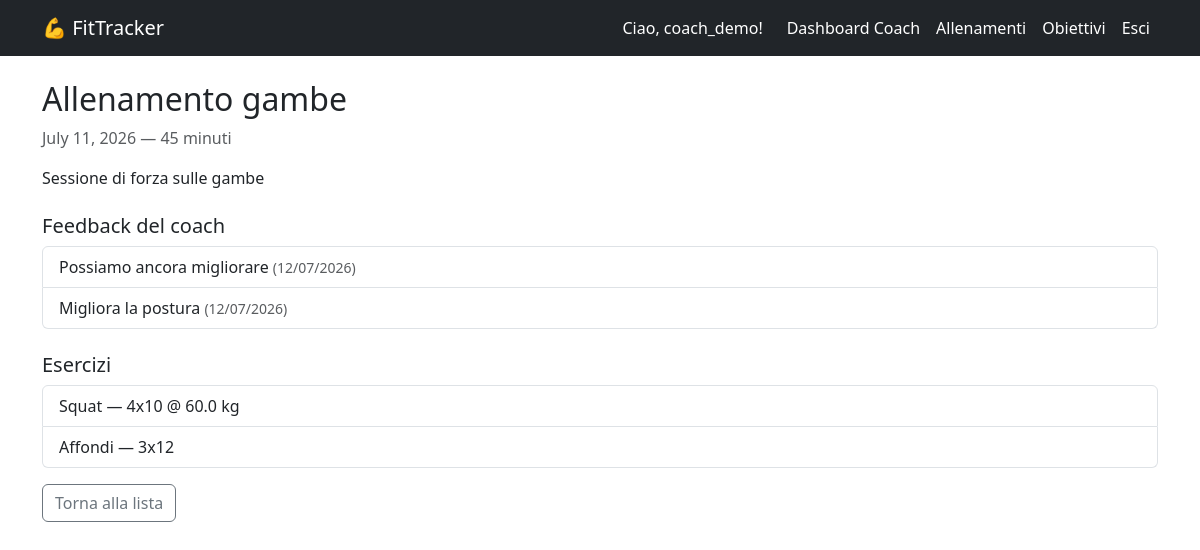
Page /workout/4/ (signed in) on the committed database.
### accounts/models.py (models this page shows, shortened)
class CustomUser(AbstractUser):
    ROLE_CHOICES = (
        ('user', 'Utente'),
        ('coach', 'Coach'),
    )
    role = models.CharField(max_length = 10, choices = ROLE_CHOICES, default = 'user')
    bio = models.TextField(blank = True)
    birth_date = models.DateField(null = True, blank = True)
    groups = models.ManyToManyField (
        'auth.Group',
        related_name = 'customuser_set',
        blank = True
    )
    user_permissions = models.ManyToManyField (
        'auth.Permission',
        related_name = 'customuser_set',
        blank = True
    )

### workout/models.py (models this page shows, shortened)
class Workout(models.Model):
    user = models.ForeignKey(settings.AUTH_USER_MODEL, on_delete=models.CASCADE, related_name='workouts')
    title = models.CharField(max_length = 200)
    date = models.DateField()
    duration_minutes = models.PositiveIntegerField()
    notes = models.TextField(blank = True)

class Feedback(models.Model):
    workout = models.ForeignKey(Workout, on_delete = models.CASCADE, related_name = 'feedbacks')
    coach = models.ForeignKey(settings.AUTH_USER_MODEL, on_delete = models.CASCADE, related_name = 'given_feedbacks')
    comment = models.TextField()
    created_at = models.DateTimeField(auto_now_add = True)

class Exercise(models.Model):
    workout = models.ForeignKey(Workout, on_delete = models.CASCADE, related_name = 'exercises')
    name = models.CharField(max_length = 200)
    sets = models.PositiveIntegerField(default = 1)
    reps = models.PositiveIntegerField(default = 1)
    weight_kg = models.FloatField(null = True, blank = True)

### workout/views.py (the view)
# urls.py: path('workout/<int:pk>/', views.workout_detail, name = 'workout_detail'),
@login_required
def workout_detail(request, pk):
    workout = get_object_or_404(Workout, pk = pk)
    is_owner = workout.user == request.user
    is_assigned_coach = CoachAssignment.objects.filter(coach = request.user, athlete = workout.user).exists()
    if not is_owner and not is_assigned_coach:
        raise PermissionDenied
    return render(request, 'workout/workout_detail.html', {'workout': workout, 'is_owner': is_owner})

### workout/templates/workout/workout_detail.html (shortened to what this page needs)
{% extends 'workout/base.html' %}
{% block content %}
<h2>{{ workout.title }}</h2>
<p class = "text-muted">{{ workout.date }} — {{ workout.duration_minutes }} minuti</p>
<p>{{ workout.notes }}</p>
{% if workout.feedbacks.all %}
    <h5 class = "mt-4">Feedback del coach</h5>
    <ul class = "list-group mb-3">
        {% for fb in workout.feedbacks.all %}
            <li class = "list-group-item">{{ fb.comment }} <span class = "text-muted small">({{ fb.created_at|date:"d/m/Y" }})</span></li>
        {% endfor %}
    </ul>
{% endif %}
<h5 class = "mt-4">Esercizi</h5>
{% if workout.exercises.all %}
    <ul class = "list-group">
        {% for exercise in workout.exercises.all %}
            <li class = "list-group-item">
                {{ exercise.name }} — {{ exercise.sets }}x{{ exercise.reps }}
                {% if exercise.weight_kg %} @ {{ exercise.weight_kg }} kg{% endif %}
            </li>
        {% endfor %}
    </ul>
{% else %}
    <p class = "text-muted"> Nessun esercizio aggiunto per questo allenamento. </p>
{% endif %}
<a href = "{% url 'workout_list' %}" class = "btn btn-outline-secondary mt-3">Torna alla lista</a>
{% endblock %}

### workout/templates/workout/base.html (shortened to what this page needs)
<!DOCTYPE html>
<html lang = "it">
<head>
    <link href = "https://cdn.jsdelivr.net/npm/bootstrap@5.3.0/dist/css/bootstrap.min.css" rel = "stylesheet">
</head>
<body>
<nav class = "navbar navbar-expand-lg navbar-dark bg-dark">
    <div class = " container">
        <a class = "navbar-brand" href="{% url 'home' %}">💪 FitTracker</a>
        <div class = "navbar-nav ms-auto">
            {% if user.is_authenticated %}
                <span class = "navbar-text text-white me-3"> Ciao, {{ user.username }}! </span>
                {% if user.role == 'coach' %}
                    <a class="nav-link text-white" href="{% url 'coach_dashboard' %}"> Dashboard Coach </a>
                {% endif %}
                <a class = "nav-link text-white" href = "{% url 'workout_list' %}"> Allenamenti </a>
                <a class = "nav-link text-white" href = "{% url 'goal_list' %}"> Obiettivi </a>
                <a class = "nav-link text-white" href = "{% url 'logout' %}"> Esci </a>
            {% else %}
                <a class = "nav-link text-white" href = "{% url 'login' %}"> Accedi </a>
                <a class = "nav-link text-white" href = "{% url 'register' %}" > Registrati </a>
            {% endif %}
        </div>
    </div>
</nav>
<div class = "container mt-4">
    {% block content %}{% endblock %}
</div>
</body>
</html>

### rows in the picture
CustomUser: username "coach_demo"
Workout: title "Allenamento gambe", date "July 11, 2026", duration_minutes "45", notes "Sessione di forza sulle gambe"
Feedback: comment "Possiamo ancora migliorare", created_at "12/07/2026"
Feedback: comment "Migliora la postura", created_at "12/07/2026"
Exercise: name "Squat", sets "4", reps "10", weight_kg "60.0"
Exercise: name "Affondi", sets "3", reps "12"
